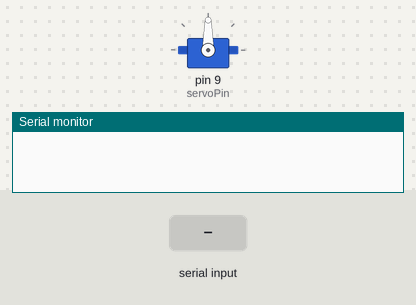
This sketch was run on a simulated Arduino Uno, built with avr-gcc and run on an emulated ATmega328P. On the bench: servo, the last lines printed to the serial monitor. The test bench sets the inputs (shaded band).

Above: at 1.2 s.
1.3 s: "U" received over Serial
At 2.3 s:
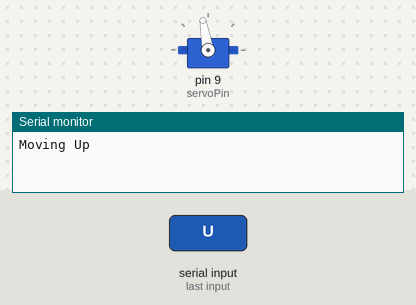
2.8 s: "D" received over Serial
At 3.5 s:
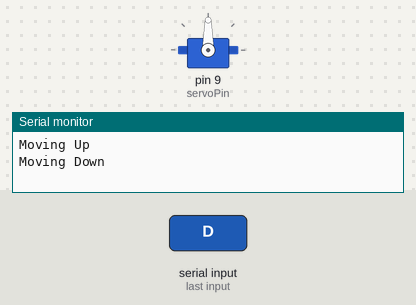
Timing chart, 0 to 5.8 s (numbered marks = the images above; inputs shaded):
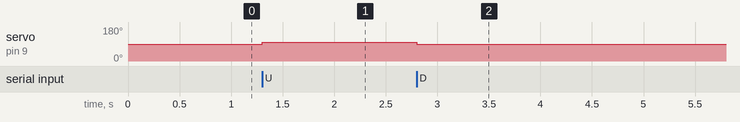

The sketch:

UnoCode_trackface.ino
```cpp
#include <Servo.h>

Servo myServo;  // Create a Servo object
int servoPin = 9;  // Connect Servo signal pin to D9
int position = 90;  // Start at the middle position

void setup() {
    Serial.begin(9600);  // Start serial communication
    myServo.attach(servoPin);
    myServo.write(position);  // Set initial position
}

void loop() {
    if (Serial.available() > 0) {
        char command = Serial.read();  // Read incoming command

        if (command == 'U') {
            position += 10;  // Move up
            position = constrain(position, 0, 180);  // Limit range
            myServo.write(position);
            Serial.println("Moving Up");
        }
        else if (command == 'D') {
            position -= 10;  // Move down
            position = constrain(position, 0, 180);  // Limit range
            myServo.write(position);
            Serial.println("Moving Down");
        }
    }
}
```

Measured:
- after the input at 1.3 s, servo on pin 9 (servoPin): 90° → 100° at once
- after the input at 2.8 s, servo on pin 9 (servoPin): 100° → 90° at once
